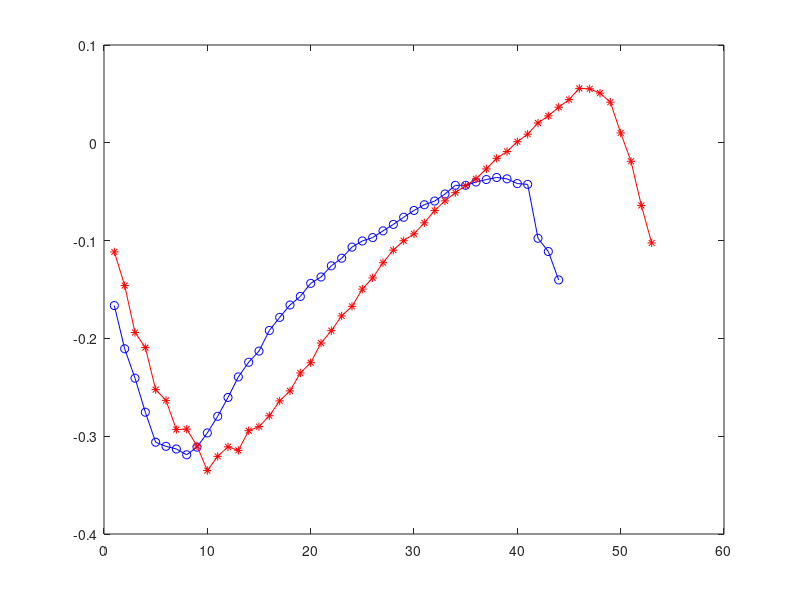

Write MATLAB code to recreate this figure. (Note: this script raises an error after producing the figure.)
% dtw unit test
%Use dynamic time warping to align the signals such that the sum of the Euclidean distances between their points is smallest. Display the aligned signals and the distance.

train=load('final_for_test.mat');
train=train.final_for_test;
persons=fieldnames(train);
num_persons=numel(persons);

data=train.alex{1,1}{1,1};

[N T]=size(data);
            %reshape the data to shape 25xT, where T - number of frames
             joints_data=reshape(data', 75, N/25);
             [ign t]=size(joints_data);
             left_feet_joints= joints_data([14*3+1:14*3+3, 12*3+1:12*3+3, 13*3+1:13*3+3, 15*3+1:15*3+3],:);
x=(left_feet_joints(3,:));    
data=train.javi{1,1}{1,1};        
[N T]=size(data);
            %reshape the data to shape 25xT, where T - number of frames
             joints_data=reshape(data', 75, N/25);
             [ign t]=size(joints_data);
             left_feet_joints= joints_data([14*3+1:14*3+3, 12*3+1:12*3+3, 13*3+1:13*3+3, 15*3+1:15*3+3],:);
y=(left_feet_joints(3,:));
             %%
             
figure
plot(x, '-ob')
hold on
plot(y,'-*r')
hold off
 [Dist,D,k,w] = dtw(x,y);
 
 % plot alignment
 y_aligned=y(flipud(w(:,2)));
 x_aligned=x(flipud(w(:,1)));
figure
plot(x_aligned, '-ob')
hold on
plot(y_aligned,'-*r')
hold off